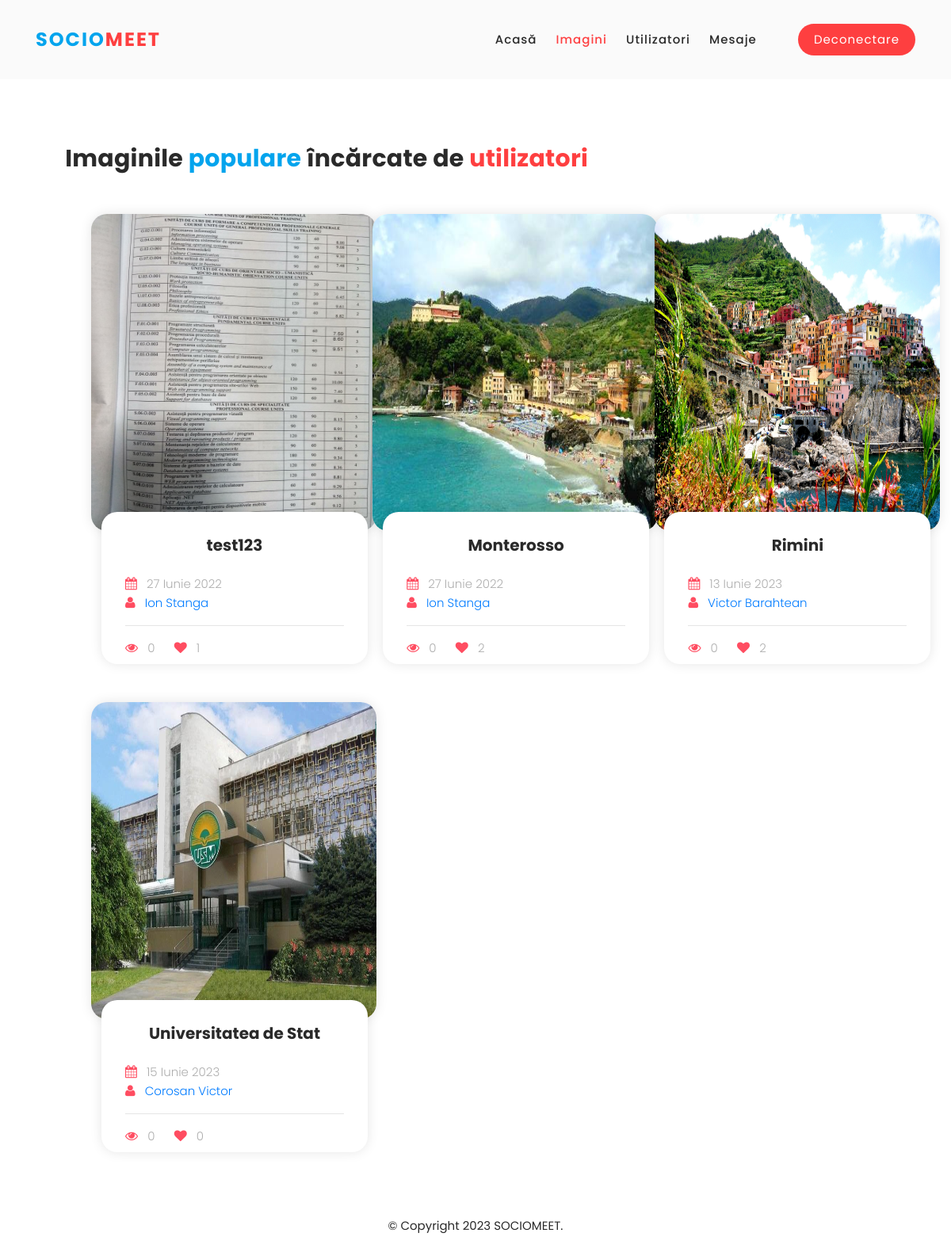
Page /images/ (signed in) on the committed database.
### images/models.py (models this page shows, shortened)
class Image(models.Model):
    user = models.ForeignKey(settings.AUTH_USER_MODEL, related_name='images_created', on_delete=models.CASCADE)
    title = models.CharField(max_length=200)
    slug = models.SlugField(max_length=200, blank=True)
    url = models.URLField()
    image = models.ImageField(upload_to='image/%Y/%m/%d/')
    description = models.TextField(blank=True)
    created = models.DateField(auto_now_add=True, db_index=True)
    users_likes = models.ManyToManyField(settings.AUTH_USER_MODEL, related_name='images_liked', blank=True)
    total_likes = models.PositiveIntegerField(db_index=True, default=0)
    visibility = models.CharField(max_length=10, default="for_all")
    def get_absolute_url(self):
        return reverse('images:detail', args=[self.id, self.slug])

### images/views.py (the view)
# urls.py: path('', views.image_list, name='list'),
@login_required
def image_list(request):
    images = Image.objects.filter(visibility__in=["for_all", "for_fol"])
    paginator = Paginator(images, 8)
    page = request.GET.get('page')
    try:
        images = paginator.page(page)
    except PageNotAnInteger:
        image = paginator.page(1)
    except EmptyPage:
        if is_ajax(request=request):
            return HttpResponse('')
        images = paginator.page(paginator.num_pages)
    images = get_views_image(images)
    images = sorted(images, key= lambda t: t.views, reverse=True)
    if is_ajax(request=request):
        return render(request, 'images/image/list_ajax.html', {'section':'images', 'images':images})
    return render(request, 'images/image/list.html', {'section':'images', 'images':images})

### images/views.py (called while the page is built)
def get_views_image(images):
    for ind, image in enumerate(images):
        try:
            images[ind].views = int(r.get(f"image:{str(image.id)}:views"))
        except:
            images[ind].views = 0
    return images

### images/templates/images/image/list.html (shortened to what this page needs)
{% extends "base.html" %}
{% block content %}
    <div class="container">
        <h1>Images bookmarked</h1>
        <div id="image-list">
            {% include "images/image/list_ajax.html" %}
        </div>
    </div>
{% endblock %}

### images/templates/images/image/list_ajax.html
{% load thumbnail %}
{% load images_tags %}
<div id="blog" class="our-blog section">
    <div class="container">
        <div class="section-heading wow fadeInDown">
            <h2>Imaginile <em>populare</em> încărcate de <span>utilizatori</span></h2>
        </div>
        <div class="row">
            {% for image in images %}
                {% if image.visibility != 'for_non' %}
                    <div class="col-lg-4 item wow fadeInUp" data-wow-duration="1s" data-wow-delay="0.25s">
                        <div class="left-image">
                            <a href="{{image.get_absolute_url}}"><img src="{{image.image.url}}" alt="Workspace Desktop"></a>
                            <div class="info">
                                <div class="inner-content">
                                    <a href="{{image.get_absolute_url}}"><h4>{{image.title}}</h4></a>
                                    <ul>
                                        <li><i class="fa fa-calendar"></i> {{image.created}}</li>
                                        <br>
                                        <li><i class="fa fa-user"></i> <a href="{{image.user.get_absolute_url}}">{{image.user.get_full_name}}</a></li>
                                        <hr>
                                        <li><i class="fa fa-eye"></i> {{image.views}}</li>
                                        <li><i class="fa fa-heart"></i> {{image.total_likes}}</li>
                                    </ul>
                                </div>
                            </div>
                        </div>
                    </div>
                {% endif %}
            {% endfor %}
        </div>
    </div>
</div>

### account/static/assets/css/templatemo-space-dynamic.css (style rules this page uses)
html, body, div, span, applet, object, iframe, h1, h2, h3, h4, h5, h6, p, blockquote, div pre, a, abbr, acronym, address, big, cite, code, del, dfn, em, font, img, ins, kbd, q, s, samp, small, strike, strong, sub, sup, tt, var, b, u, i, center, dl, dt, dd, ol, ul, li, figure, header, nav, section, article, aside, footer, figcaption { margin: 0; padding: 0; border: 0; outline: 0; }
ul, li { padding: 0; margin: 0; list-style: none; }
* { box-sizing: border-box; }
html, body { font-family: 'Poppins', sans-serif; font-weight: 400; background-color: #fff; -ms-text-size-adjust: 100%; -webkit-font-smoothing: antialiased; -moz-osx-font-smoothing: grayscale; }
a { text-decoration: none !important; }
h1, h2, h3, h4, h5, h6 { margin-top: 0px; margin-bottom: 0px; }
ul { margin-bottom: 0px; }
img { width: 100%; overflow: hidden; }
html, body { background: #fff; font-family: 'Poppins', sans-serif; }
.section-heading h2 { font-size: 30px; color: #2a2a2a; font-weight: 700; letter-spacing: 0.25px; position: relative; z-index: 2; line-height: 44px; }
.section-heading h2 em { font-style: normal; color: #03a4ed; }
.section-heading h2 span { color: #fe3f40; }
.our-blog { position: relative; margin-top: 10px; padding-top: 120px; }
.our-blog .section-heading h2 { margin-right: 180px; margin-bottom: 3rem; }
.our-blog .left-image { position: relative; }
.our-blog .left-image img { border-radius: 20px; box-shadow: 0px 0px 15px rgba(0,0,0,0.1); width: 22.5rem; height: 25rem; }
.our-blog .left-image .info { position: relative; }
.our-blog .left-image .info .inner-content { background-color: #fff; box-shadow: 0px 0px 15px rgba(0,0,0,0.1); border-radius: 20px; margin-top: -1.5rem; margin-left: 0.8rem; width: 21rem; height: 12rem; padding: 30px; }
.our-blog .item { padding-bottom: 3rem; padding-left: 3rem; }
.our-blog .left-image ul li { display: inline-block; font-size: 15px; color: #afafaf; font-weight: 300; margin-right: 20px; }
.our-blog .left-image ul li:last-child { margin-right: 0px; }
.our-blog .left-image ul li i { color: #ff4d61; font-size: 16px; margin-right: 8px; }
.our-blog .left-image h4 { font-size: 20px; font-weight: 700; color: #2a2a2a; margin: 0px 0px 25px 0px; text-align: center; }

### account/static/css/style_dash.css (style rules this page uses)
:root { --color-white:hsl(252, 30%, 100%); --color-light:hsl(252, 30%, 95%); --color-gry:rgb(160, 151, 190); --color-primary:hsl(252, 75%, 60%); --color-success:hsl(120, 95%, 65%); --color-danger:hsl(0, 95%, 65%); --color-dark:hsl(252, 30%, 17%); --color-black:hsl(252, 30%, 10%); --color-blue:#ecf3f7; --btn-padding:.6rem 2rem; --border-radius:0; --card-border-radius:20px; --search-padding:.6rem 2rem; --card-padding:1rem; --card-shadow:0px 0px 10px rgba(0,0,0,0.1); --stk-top-left:5.4rem; --stk-top-right:-18rem; }
body { color: var(--color-dark); background: var(--color-white); overflow-x: hidden; }
@media (max-width:1220px) { .container { width: 96%; } }

### rows in the picture
Image: image (picture), title "test123", created "27 Iunie 2022", user.get_full_name "Ion Stanga", views "0", total_likes "1"
Image: image (picture), title "Monterosso", created "27 Iunie 2022", user.get_full_name "Ion Stanga", views "0", total_likes "2"
Image: image (picture), title "Rimini", created "13 Iunie 2023", user.get_full_name "Victor Barahtean", views "0", total_likes "2"
Image: image (picture), title "Universitatea de Stat", created "15 Iunie 2023", user.get_full_name "Corosan Victor", views "0", total_likes "0"
